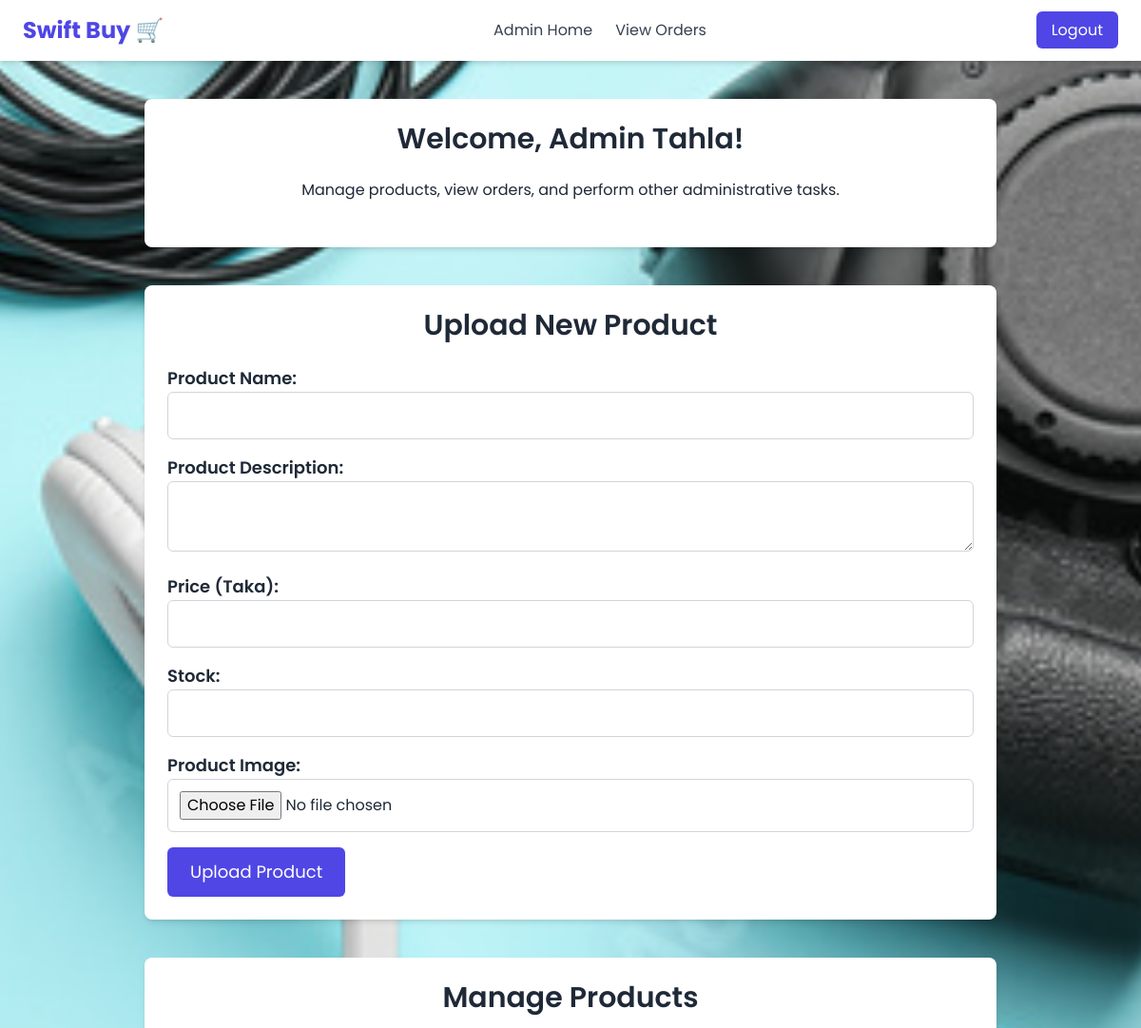
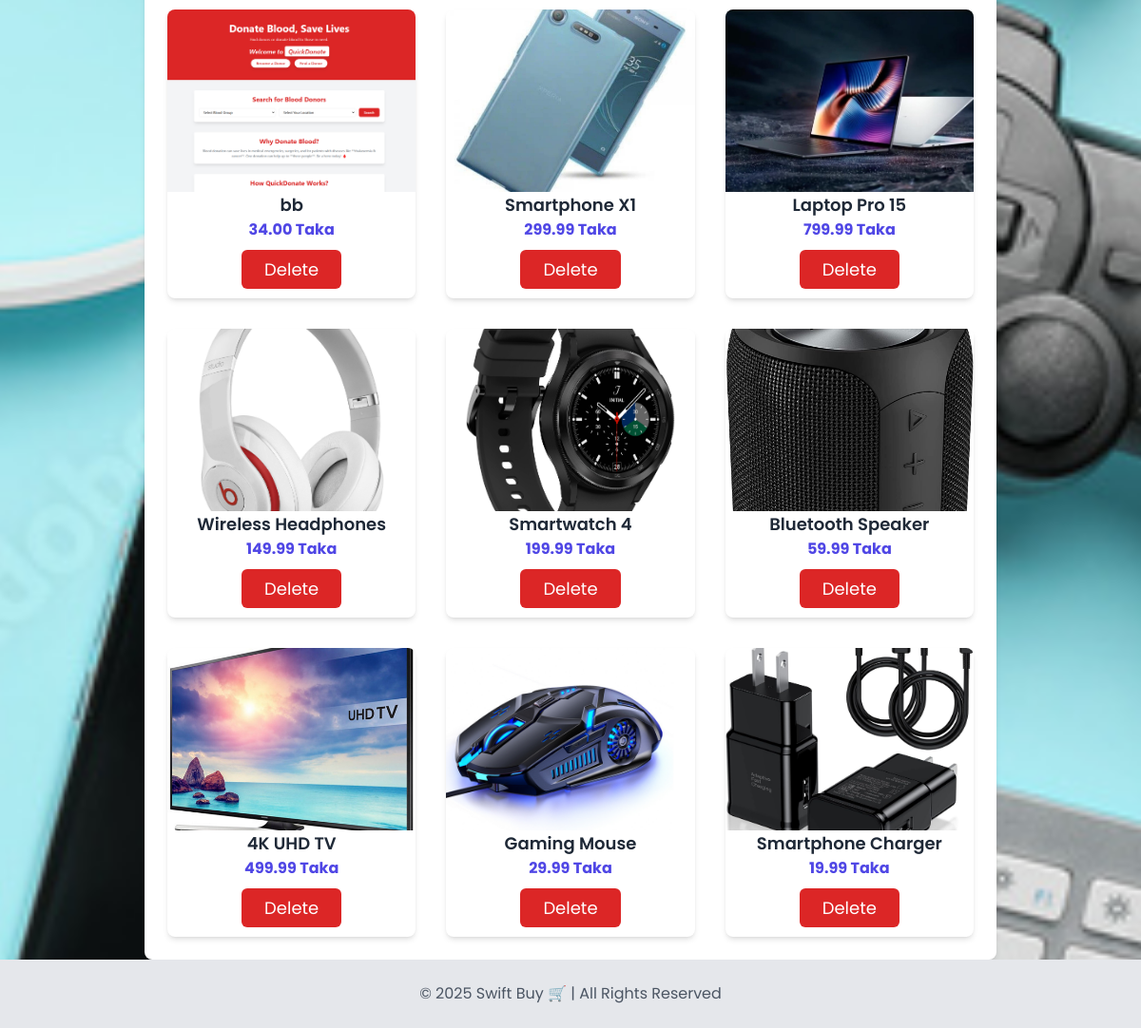
/admin_dashboard.php (signed in), run on the app's committed database (2 pictures, top to bottom).
### tables this page shows
CREATE TABLE `users` (
  `id` int(11) NOT NULL,
  `full_name` varchar(100) NOT NULL,
  `email` varchar(100) NOT NULL,
  `password` varchar(255) NOT NULL,
  `role` enum('admin','user') NOT NULL DEFAULT 'user',
  `address` text NOT NULL,
  `profile_picture` varchar(255) DEFAULT 'profile_picture/default.jpg',
  `phone` varchar(20) NOT NULL,
  `created_at` timestamp NOT NULL DEFAULT current_timestamp()
);

CREATE TABLE `products` (
  `id` int(11) NOT NULL,
  `name` varchar(100) NOT NULL,
  `description` text NOT NULL,
  `price` decimal(10,2) NOT NULL,
  `stock` int(11) DEFAULT 0,
  `image` varchar(255) NOT NULL,
  `created_at` timestamp NOT NULL DEFAULT current_timestamp()
);

### admin_dashboard.php (the view, shortened to what this page needs)
<?php
include 'db_config.php';
$user_id = $_SESSION['user_id'];
$stmt = $conn->prepare("SELECT full_name, email FROM users WHERE id = ?");
$stmt->bind_param("i", $user_id);
$stmt->execute();
$result = $stmt->get_result();
$user = $result->fetch_assoc();
?>
<!DOCTYPE html>
<html lang="en">
<head>
    <script src="https://cdn.tailwindcss.com"></script>
</head>
<body class="bg-gray-100 text-gray-800">
    <header class="flex justify-between items-center px-6 py-4 bg-white shadow-md">
        <div class="text-2xl font-bold text-indigo-600">
            <a href="index.php">Swift Buy 🛒</a>
        </div>
        <div>
            <ul class="flex gap-6">
                <li><a href="admin_dashboard.php" class="text-gray-700 hover:text-indigo-600">Admin Home</a></li>
                <li><a href="view_orders.php" class="text-gray-700 hover:text-indigo-600">View Orders</a></li>
            </ul>
        </div>
        <div>
            <a href="logout.php" class="bg-indigo-600 text-white px-4 py-2 rounded-md hover:bg-indigo-700">Logout</a>
        </div>
    </header>
    <div class="container mx-auto p-6 mt-10 bg-white shadow-md rounded-lg max-w-4xl">
        <h1 class="text-3xl font-semibold text-center mb-6">Welcome, Admin <?php echo htmlspecialchars($user['full_name'], ENT_QUOTES); ?>!</h1>
        <p class="text-center mb-6">Manage products, view orders, and perform other administrative tasks.</p>
    </div>
    <div id="products" class="container mx-auto p-6 mt-10 bg-white shadow-md rounded-lg max-w-4xl">
        <h2 class="text-3xl font-semibold mb-6 text-center">Upload New Product</h2>
        <form method="POST" enctype="multipart/form-data">
            <div class="mb-4">
                <label for="product_name" class="block text-lg font-semibold">Product Name:</label>
                <input type="text" id="product_name" name="product_name" required class="w-full p-3 border border-gray-300 rounded-md">
            </div>
            <div class="mb-4">
                <label for="description" class="block text-lg font-semibold">Product Description:</label>
                <textarea id="description" name="description" required class="w-full p-3 border border-gray-300 rounded-md"></textarea>
            </div>
            <div class="mb-4">
                <label for="price" class="block text-lg font-semibold">Price (Taka):</label>
                <input type="number" id="price" name="price" required class="w-full p-3 border border-gray-300 rounded-md">
            </div>
            <div class="mb-4">
                <label for="stock" class="block text-lg font-semibold">Stock:</label>
                <input type="number" id="stock" name="stock" required class="w-full p-3 border border-gray-300 rounded-md">
            </div>
            <div class="mb-4">
                <label for="image" class="block text-lg font-semibold">Product Image:</label>
                <input type="file" id="image" name="image" accept="image/*" required class="w-full p-3 border border-gray-300 rounded-md">
            </div>
            <button type="submit" name="upload_product" class="bg-indigo-600 text-white px-6 py-3 rounded-md text-lg hover:bg-indigo-700">Upload Product</button>
        </form>
    </div>
    <div id="products" class="container mx-auto p-6 mt-10 bg-white shadow-md rounded-lg max-w-4xl">
        <h2 class="text-3xl font-semibold mb-6 text-center">Manage Products</h2>
        <div class="grid grid-cols-1 sm:grid-cols-2 md:grid-cols-3 gap-8">
            <?php
            $sql = "SELECT * FROM products";
            $result = $conn->query($sql);
            if ($result->num_rows > 0) {
                while ($row = $result->fetch_assoc()) {
                    echo '
                        <div class="bg-white shadow-md rounded-lg overflow-hidden text-center">
                             <img src="' . $row['image'] . '" alt="' . htmlspecialchars($row['name'], ENT_QUOTES) . '" class="w-full h-48 object-cover">
                            <h3 class="text-lg font-semibold">' . htmlspecialchars($row['name'], ENT_QUOTES) . '</h3>
                            <p class="text-indigo-600 font-bold">' . number_format($row['price'], 2) . ' Taka</p>
                            <div class="p-4">
                                <a href="admin_dashboard.php?delete_id=' . $row['id'] . '" class="bg-red-600 text-white px-6 py-2 rounded-md text-lg hover:bg-red-700">Delete</a>
                            </div>
                        </div>
                    ';
                }
            } else {
                echo "<p class='text-gray-600'>No products found!</p>";
            }
            ?>
        </div>
    </div>
    <footer class="text-center py-6 bg-gray-200 text-gray-600">
        <p>&copy; 2025 Swift Buy 🛒 | All Rights Reserved</p>
    </footer>
</body>
</html>

### admin_dashboard.php (style rules this page uses)
body { font-family: 'Poppins', sans-serif; background-image: url('banner-tech.jpg'); background-size: cover; background-position: center; background-attachment: fixed; }

### data on the page
users: full_name "Tahla"
products: image (picture), name "bb", price "34.00"
products: image (picture), name "Smartphone X1", price "299.99"
products: image (picture), name "Laptop Pro 15", price "799.99"
products: image (picture), name "Wireless Headphones", price "149.99"
products: image (picture), name "Smartwatch 4", price "199.99"
products: image (picture), name "Bluetooth Speaker", price "59.99"
products: image (picture), name "4K UHD TV", price "499.99"
products: image (picture), name "Gaming Mouse", price "29.99"
products: image (picture), name "Smartphone Charger", price "19.99"
